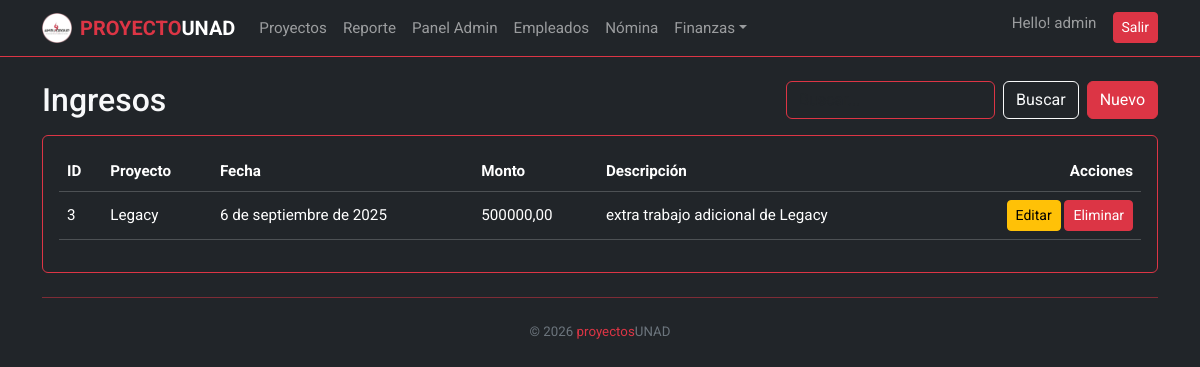
Screenshot of /backoffice/incomes/ (signed in) with the database file from the repository.
### attendance/models.py (models this page shows, shortened)
class ProjectIncome(models.Model):
    project = models.ForeignKey(Project, on_delete=models.CASCADE, related_name="incomes")
    date = models.DateField()
    amount = models.DecimalField(
        max_digits=12, decimal_places=2,
        validators=[MinValueValidator(Decimal("0.00"))]
    )
    description = models.CharField(max_length=200, blank=True)
    created_by = models.ForeignKey(settings.AUTH_USER_MODEL, on_delete=models.PROTECT)
    class Meta:
        ordering = ["-date", "-id"]

class Project(models.Model):
    name = models.CharField("Proyecto", max_length=120, unique=True)
    slug = models.SlugField(max_length=140, unique=True, blank=True)
    supervisors = models.ManyToManyField(User, related_name="supervised_projects", blank=True)
    employees = models.ManyToManyField("Employee", related_name="projects", blank=True)
    contract_value = models.DecimalField(
        "Valor del contrato (USD)",
        max_digits=12, decimal_places=2,
        default=Decimal("0.00"),
        validators=[MinValueValidator(Decimal("0.00"))],
    )
    qr_secret = models.CharField(max_length=64, default=secrets.token_urlsafe, editable=False)
    class Meta:
        ordering = ["name"]
    def __str__(self):
        return self.name

### attendance/backoffice_views.py (the view)
# urls.py: path("backoffice/incomes/", bo.bo_income_list, name="bo_income_list"),
@login_required
@user_passes_test(is_admin_user)
def bo_income_list(request):
    return backoffice_list(
        request,
        model=ProjectIncome,
        template_name="backoffice/income_list.html",
        search_fields=["project__name", "description"],
        extra_context={"title": "Ingresos"},
    )

### attendance/backoffice_views.py (called while the page is built)
def is_admin_user(user):
    return user.is_authenticated and (user.is_superuser or user.is_staff)

def backoffice_list(
    request,
    model,
    template_name,
    context_name="items",
    search_fields=None,
    extra_context=None,
):
    qs = model.objects.all().order_by("-id")
    q = request.GET.get("q", "").strip()
    if q and search_fields:
        query = Q()
        for field in search_fields:
            query |= Q(**{f"{field}__icontains": q})
        qs = qs.filter(query)
    context = {
        context_name: qs,
        "q": q,
    }
    if extra_context:
        context.update(extra_context)
    return render(request, template_name, context)

### attendance/templates/backoffice/income_list.html (shortened to what this page needs)
{% extends "attendance/base.html" %}
{% block content %}
{% include "backoffice/partials/header.html" with title="Ingresos" new_url="bo_income_create" %}
<div class="card bg-dark border-danger">
  <div class="card-body">
    <div class="table-responsive">
      <table class="table table-dark table-hover align-middle">
        <thead>
          <tr>
            <th>ID</th>
            <th>Proyecto</th>
            <th>Fecha</th>
            <th>Monto</th>
            <th>Descripción</th>
            <th class="text-end">Acciones</th>
          </tr>
        </thead>
        <tbody>
          {% for item in items %}
          <tr>
            <td>{{ item.id }}</td>
            <td>{{ item.project }}</td>
            <td>{{ item.date }}</td>
            <td>{{ item.amount }}</td>
            <td>{{ item.description }}</td>
            <td class="text-end">
              <a href="{% url 'bo_income_edit' item.id %}" class="btn btn-sm btn-warning">Editar</a>
              <a href="{% url 'bo_income_delete' item.id %}" class="btn btn-sm btn-danger">Eliminar</a>
            </td>
          </tr>
          {% empty %}
          <tr><td colspan="6" class="text-center">No hay registros.</td></tr>
          {% endfor %}
        </tbody>
      </table>
    </div>
  </div>
</div>
{% endblock %}

### attendance/templates/attendance/base.html (shortened to what this page needs)
<!doctype html>
<html lang="es">
<head>
  {% load static %}
  <link href="https://cdn.jsdelivr.net/npm/bootstrap@5.3.3/dist/css/bootstrap.min.css" rel="stylesheet">
</head>
<body class="bg-dark text-light">
{% if not kiosk %}
<nav class="navbar navbar-expand-lg navbar-dark bg-dark border-bottom border-danger mb-4">
  <div class="container">
    <a class="navbar-brand fw-bold d-flex align-items-center" href="{% url 'dashboard' %}">
      <img src="{% static 'img/LOGO_PERFIL_AMBU_GROUP.png' %}" alt="AmbuGroup" class="logo-rotating">
      <span><span class="text-danger">PROYECTO</span>UNAD</span>
    </a>
    <div class="collapse navbar-collapse" id="mainNav">
      <ul class="navbar-nav me-auto mb-2 mb-lg-0">
        <li class="nav-item"><a class="nav-link" href="{% url 'dashboard' %}">Proyectos</a></li>
        <li class="nav-item"><a class="nav-link" href="{% url 'report' %}">Reporte</a></li>
        {% if request.user.is_authenticated and request.user.is_superuser %}
          <li class="nav-item"><a class="nav-link" href="{% url 'backoffice' %}">Panel Admin</a></li>
          <li class="nav-item"><a class="nav-link" href="{% url 'employee_list' %}">Empleados</a></li>
          <li class="nav-item"><a class="nav-link" href="{% url 'payroll_list' %}">Nómina</a></li>
          <li class="nav-item dropdown">
            <a class="nav-link dropdown-toggle" href="#" data-bs-toggle="dropdown" role="button">Finanzas</a>
          </li>
        {% endif %}
      </ul>
      <ul class="navbar-nav ms-auto">
        {% if request.user.is_authenticated %}
          <li class="nav-item">
            <span class="navbar-text me-3">Hello! {{ request.user.get_username }}</span>
          </li>
          <li class="nav-item">
            <form method="post" action="{% url 'logout' %}" class="d-inline">
              <button type="submit" class="btn btn-sm btn-danger">Salir</button>
            </form>
          </li>
        {% else %}
          <li class="nav-item">
            <a class="btn btn-sm btn-danger" href="{% url 'login' %}">Ingresar</a>
          </li>
        {% endif %}
      </ul>
    </div>
  </div>
</nav>
{% endif %}
<div class="container">
  {% block content %}{% endblock %}
  {% if not kiosk %}
    <hr class="border-danger opacity-50 my-4">
    <footer class="pb-3 text-center text-secondary small">
      © {{ now|default:2026}} <span class="text-danger">proyectos</span>UNAD
    </footer>
  {% endif %}
</div>
</body>
</html>

### attendance/templates/attendance/base.html (style rules this page uses)
:root { --bs-body-font-family: 'Roboto', sans-serif; --bs-body-font-size: 0.95rem; --bs-body-font-weight: 400; --bs-body-line-height: 1.5; }
body { font-family: var(--bs-body-font-family) !important; font-size: var(--bs-body-font-size) !important; font-weight: var(--bs-body-font-weight) !important; line-height: var(--bs-body-line-height) !important; }
.logo-rotating { width: 30px; height: 30px; margin-right: 8px; animation: spin 5s linear infinite; transform-style: preserve-3d; }

### rows the page displays
ProjectIncome: id "3", project "Legacy", date "6 de septiembre de 2025", amount "500000,00", description "extra trabajo adicional de Legacy"

### other values shown
{{ request.user.get_username }} "admin"
{{ title }} "Ingresos"
{{ now|default:2026 }} "2026"
